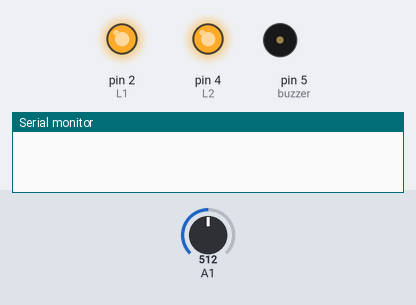
The sketch below on a simulated Arduino Uno, built with avr-gcc and run on an emulated ATmega328P. Parts: output pins drawn as LEDs (lit = HIGH), buzzer (waves = sounding), the last lines printed to the serial monitor. The test bench sets the inputs (shaded band); at power-on: A1 = 512.

Above: at 0.1 s.
At 14.1 s:
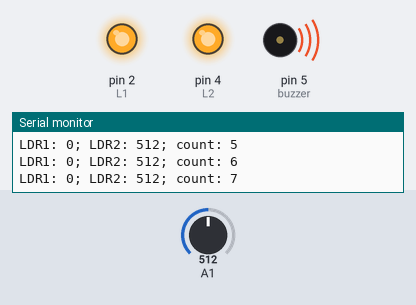
Timing chart, 0 to 15.6 s (numbered marks = the images above):
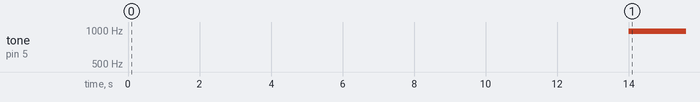

Measured:
- by itself, tone on pin 5 (buzzer): silent → 977 Hz at 14.0 s

The sketch:

R_A_M.ino
```cpp
int L1 = 2; //laser1
int L2 = 4; //laser2

int buzzer = 5;

int LDR1 = 0; //sensor1
int LDR2 = 0; //sensor2

int people = 6; //max limit
int _time = 0;

int count = 0;
int prevC = 0;
int max_time = 10*1000;

int i = 0;


// the setup routine runs once when you press reset:


void setup() {
  pinMode(L1, OUTPUT);
  pinMode(L2, OUTPUT);
  pinMode(buzzer, OUTPUT);


  // initialization serial communication
  Serial.begin(9600);
  digitalWrite(L1, HIGH);
  digitalWrite(L2, HIGH);
}


void loop() {

  while(LDR1<200 && LDR2<200 && _time < max_time){
    if(count > people){
      delay(1);
      _time++;
      if(_time%1000 == 0){
      }
    }
    if(analogRead(A1)<250){
      LDR1 = analogRead(A0);
    }
    if(LDR1 < 250){
      LDR2 = analogRead(A1);
    }
  }

  // for reset, to evoid error
  if(LDR2 > 250){
    if(i==0){i++;}
    else{count++;}
  }
  else if(LDR1 > 250){
    if (count>0){
      count--;
    }
  }

  // print data on serial screen
  if(count != prevC){
  Serial.print("LDR1: ");
  Serial.print(LDR1);
  Serial.print("; LDR2: ");
  Serial.print(LDR2);
  Serial.print("; count: ");
  Serial.println(count);
  prevC = count;
  }

  if((count > people) && (count <= (people + 3)) && (_time < max_time) ){
    analogWrite(buzzer, 10);
  }
  else if((count > (people + 3)) || (_time >= max_time)){
    analogWrite(buzzer, 100);
    _time = 0;
  }
  else if(count <= 6){
    analogWrite(buzzer, 0);
    _time = 0;
  }
  // print out the value you read:


  delay(2000);

  LDR1 = 0;
  LDR2 = 0;
}
```
